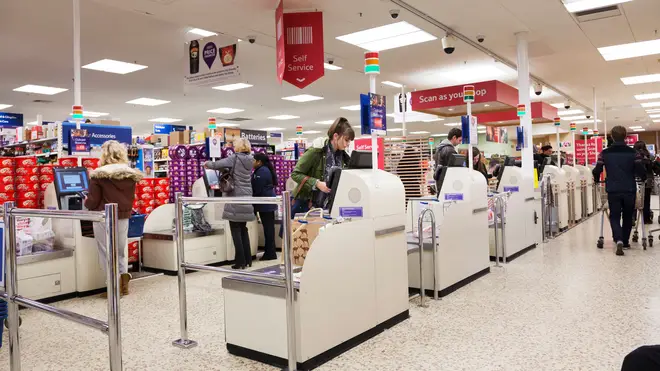
#> input picture Human_and_Theft_Detection/asda.webp, 660 x 371 px, given in place of the camera
$ python 6_Face_Harris_ORB_HOG.py
#> lines starting #> are read from the running program, lines starting #| are printed output that depends on the picture; after the words box and inside, x2 and y2 are one past the last pixel; in counts of white or black regions, pixels touching at a corner belong together
import cv2
import numpy as np

# Load the Haar Cascade classifier for face detection
face_cascade = cv2.CascadeClassifier("haarcascade_frontalface_default.xml")

# Initialize the HOG descriptor for pedestrian detection
hog = cv2.HOGDescriptor()
hog.setSVMDetector(cv2.HOGDescriptor_getDefaultPeopleDetector())

# Start the webcam
cap = cv2.VideoCapture(0)

# ORB detector
orb = cv2.ORB_create()

while True:
    # Capture frame-by-frame
    ret, frame = cap.read()
#> frame is the input picture: shape (371, 660, 3); mean B, G, R 145.4, 153.5, 172.5

    # Convert the frame to grayscale (required for face detection, Harris corner detection, and ORB)
    gray = cv2.cvtColor(frame, cv2.COLOR_BGR2GRAY)
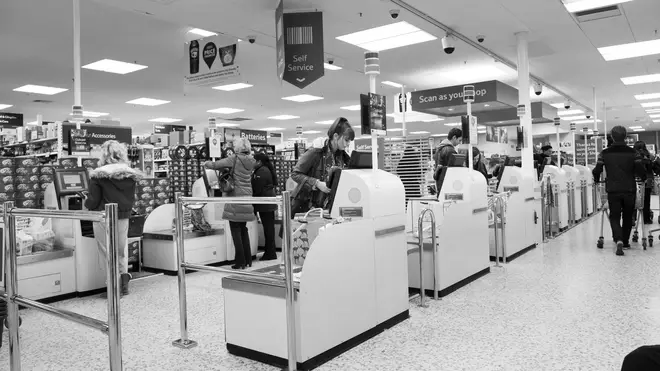
#> gray: shape (371, 660); min 0, max 255, mean 158.2

    # Detect faces in the image using Haar Cascade
    faces = face_cascade.detectMultiScale(gray, scaleFactor=1.1, minNeighbors=6, minSize=(30, 30))
#> faces = ()

    # Harris Corner Detection
    gray_float = np.float32(gray)
    corners = cv2.cornerHarris(gray_float, 2, 3, 0.04)
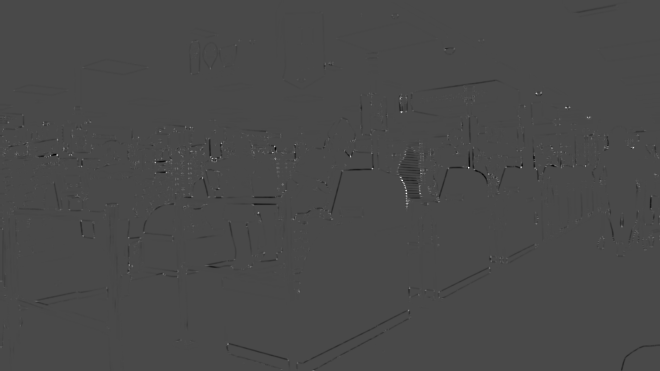
#> corners: shape (371, 660) float32; min -73299144, max 182380624, mean -166843.1; drawn with min black and max white
    corners = cv2.dilate(corners, None)
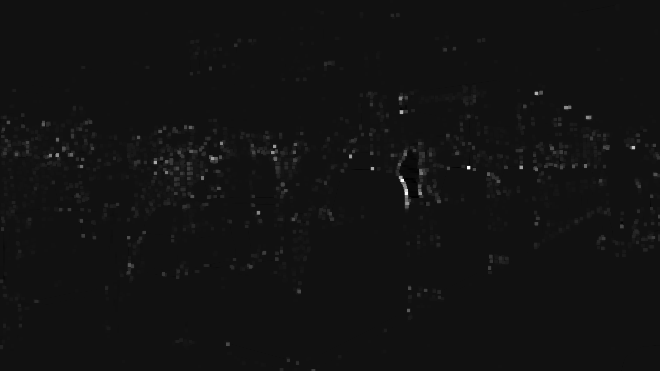
#> corners: shape (371, 660) float32; min -13426012, max 182380624, mean 1094630.2; drawn with min black and max white

    # Threshold to identify strong corners
    frame[corners > 0.01 * corners.max()] = [0, 0, 255]  # Red for corners
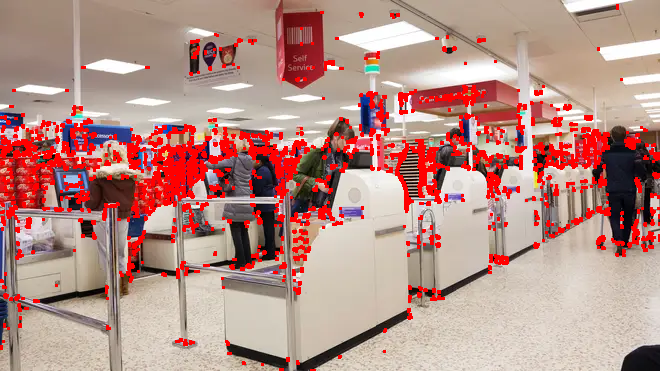
#> frame: shape (371, 660, 3); 9.62% of pixels changed, all inside (x1, y1, x2, y2) = (0, 4, 660, 371)

    # ORB Feature Detection
    kp, des = orb.detectAndCompute(gray, None)  # Detect ORB keypoints and compute descriptors
#> kp = 500 keypoints; strongest (x, y, size): (538, 94, 31), (211, 158, 31), (520, 166, 31), (271, 151, 31)

    # Draw the ORB keypoints
    frame = cv2.drawKeypoints(frame, kp, None, color=(0, 255, 0), flags=0)  # Green keypoints
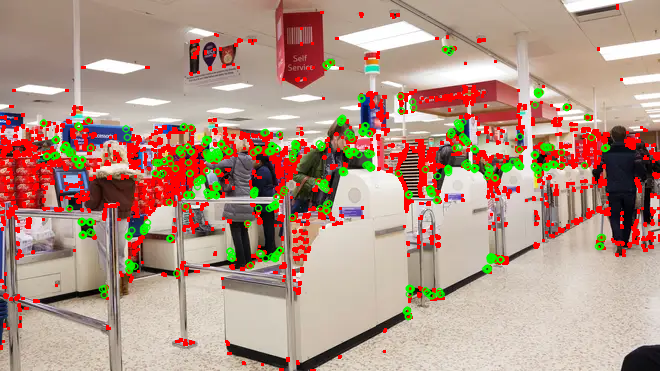
#> frame: shape (371, 660, 3); mean B, G, R 132.3, 147.8, 177.9

    # Detect people using HOG
    # HOG detects pedestrians, but can also be used for other objects
    boxes, weights = hog.detectMultiScale(frame, winStride=(8, 8), padding=(8, 8), scale=1.05)
#> boxes = [[578, 105, 82, 174], [194, 113, 94, 187], [385, 157, 85, 169], [61, 117, 104, 209]]; weights = [1.87, 0.664, 0.422, 0.447]

    # Draw the HOG bounding boxes
    for (x, y, w, h) in boxes:
        cv2.rectangle(frame, (x, y), (x + w, y + h), (0, 255, 255), 2)  # Yellow for HOG detections
#> this loop made 4 passes
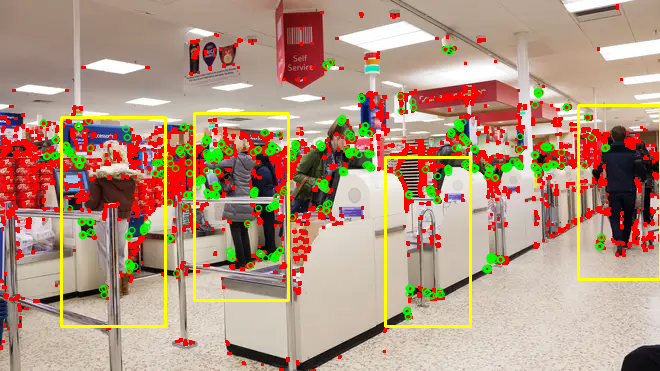
#> frame: shape (371, 660, 3); 2.55% of pixels changed, all inside (x1, y1, x2, y2) = (60, 104, 660, 328)

    # Draw rectangle around the faces
    for (x, y, w, h) in faces:
        cv2.rectangle(frame, (x, y), (x + w, y + h), (255, 0, 0), 2)  # Blue for faces
#> this loop made 0 passes

    # Display the resulting frame
    cv2.imshow("Face, Harris Corner, ORB, and HOG Detection", frame)

    # Break the loop on pressing 'q'
    if cv2.waitKey(1) & 0xFF == ord('q'):
#> (key q is pressed here)
        break

# Release the capture and close windows
cap.release()
cv2.destroyAllWindows()

# Changes compared to previous script:
# 1. Added ORB feature detection:
#    - ORB (Oriented FAST and Rotated BRIEF) detects keypoints and computes descriptors for feature matching.
#    - Keypoints are drawn as green dots on the frame. It is similar to SIFT.
#
# 2. Added HOG (Histogram of Oriented Gradients) for pedestrian detection:
#    - HOG detects pedestrians (or similar objects) and is used with an SVM classifier for detection.
#    - Pedestrian detection results are shown with yellow bounding boxes.
#
# 3. Adjusted the minNeighbors parameter in face detection:
#    - This was increased to 6 for better face detection results (may help reduce false positives).

$ run again, on Human_and_Theft_Detection/ocado misery.jpg
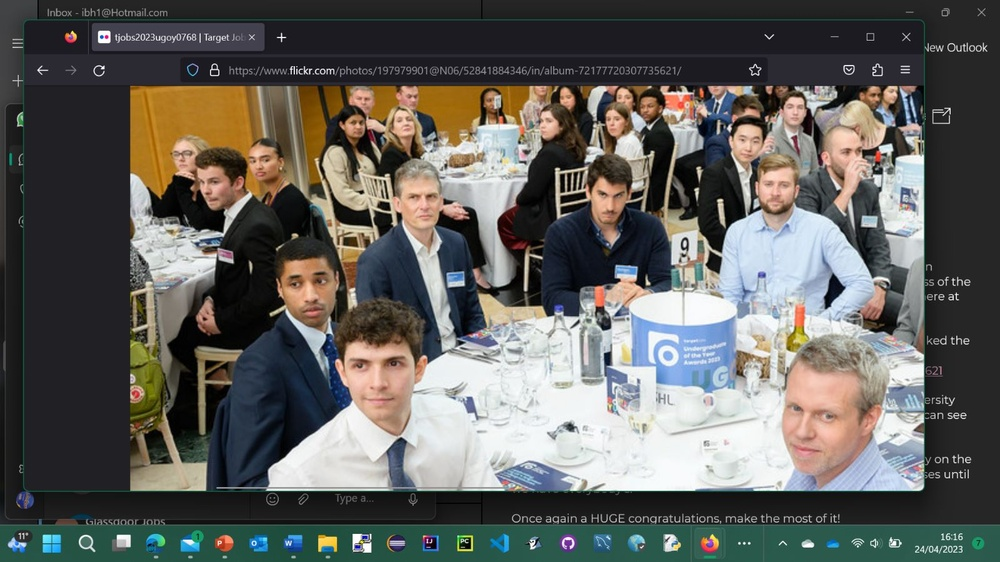
#> input picture Human_and_Theft_Detection/ocado misery.jpg, 1000 x 562 px, shrunk from 1600 x 900 before the run, given in place of the camera
#> frame is the input picture: shape (562, 1000, 3); mean B, G, R 92.6, 96.5, 97.3
#> faces = [[728, 125, 41, 41], [241, 146, 37, 37], [191, 167, 40, 40], [754, 168, 43, 43], [398, 178, 50, 50], [587, 178, 46, 46], [810, 128, 58, 58], [768, 382, 81, 81], [271, 253, 76, 76], [334, 333, 86, 86]]
#> kp = 500 keypoints; strongest (x, y, size): (214, 67, 31), (101, 37, 31), (682, 248, 31), (684, 238, 31)
#> boxes = [[624, 96, 71, 143], [400, 178, 102, 205]]; weights = [0.791, 0.664]
#> the loop `for (x, y, w, h) in boxes:` made 2 passes
#> after the loop `for (x, y, w, h) in boxes:`:
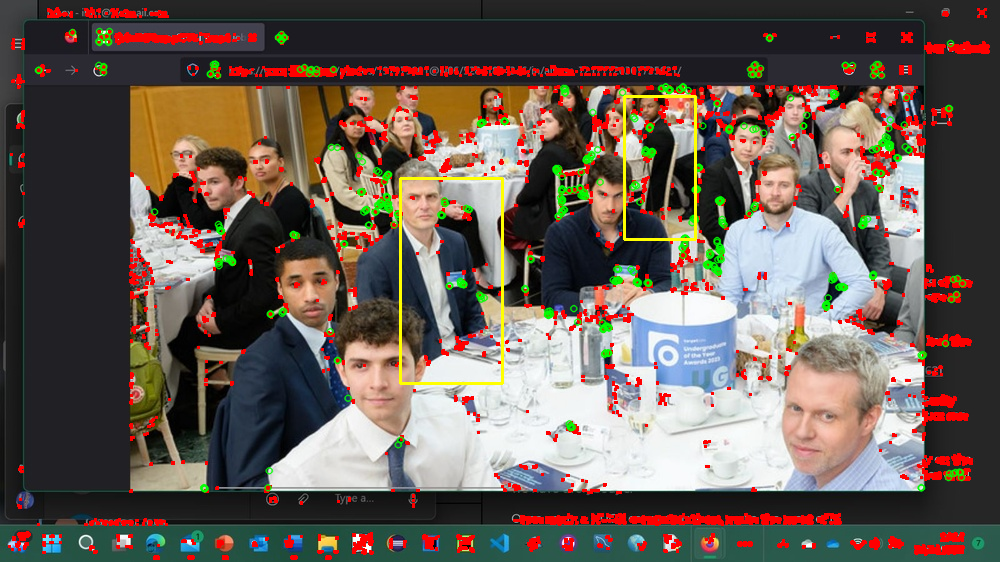
#> frame: shape (562, 1000, 3); mean B, G, R 85, 93.3, 104.8
#> the loop `for (x, y, w, h) in faces:` made 10 passes
#> after the loop `for (x, y, w, h) in faces:`:
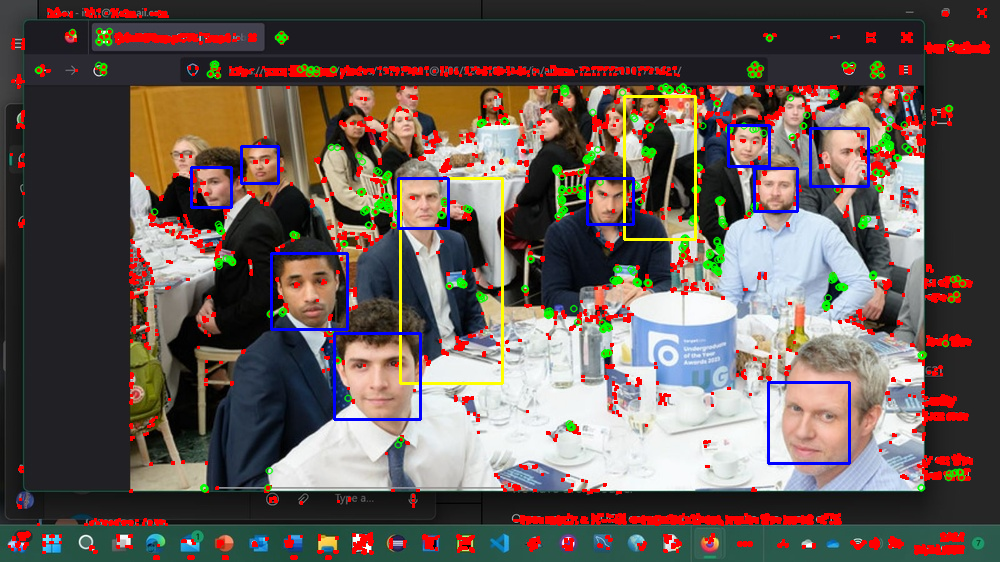
#> frame: shape (562, 1000, 3); 1.18% of pixels changed, all inside (x1, y1, x2, y2) = (190, 124, 870, 465)
